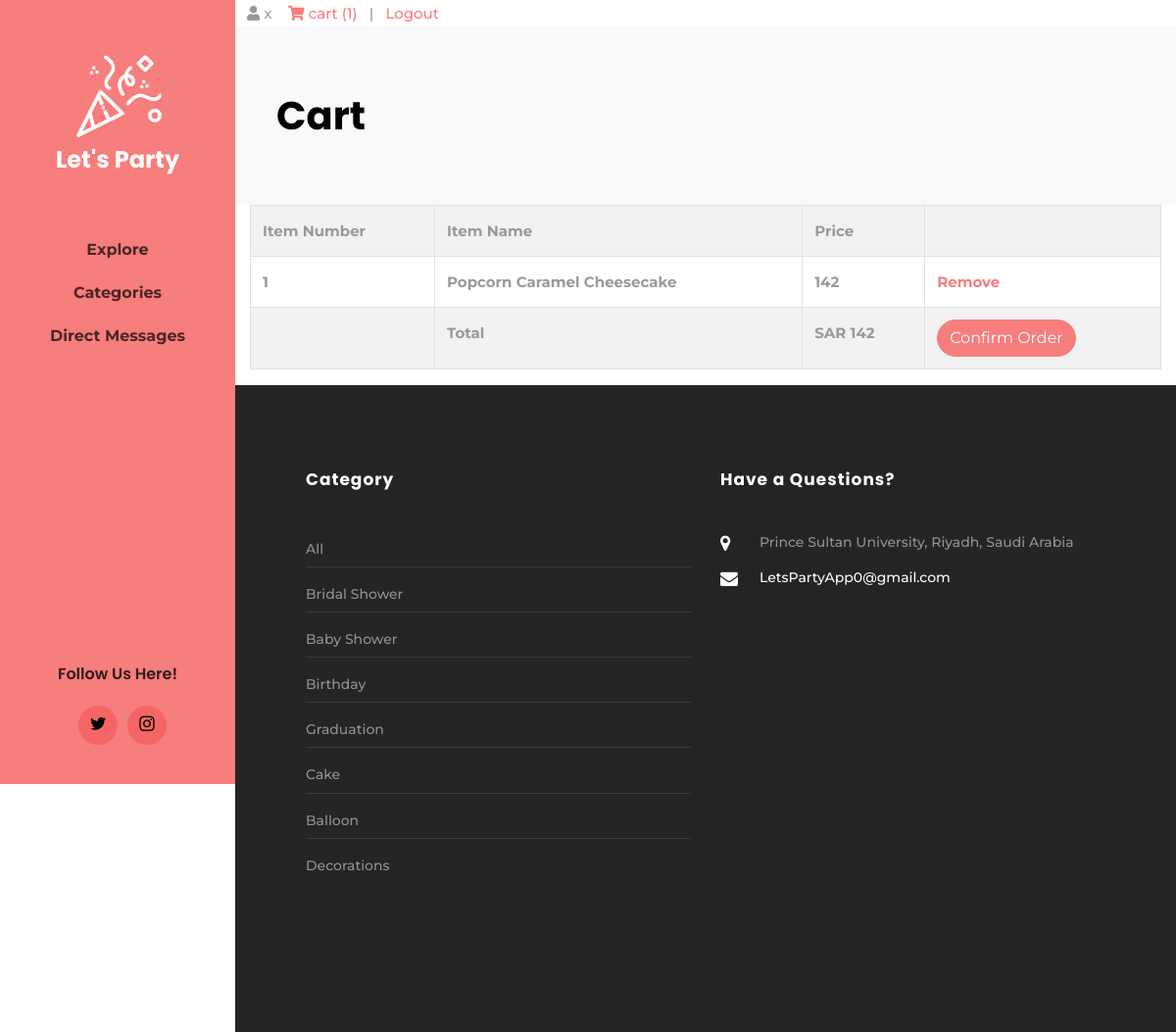
/UI/cart.php (signed in), run on an earlier commit of the app's database.
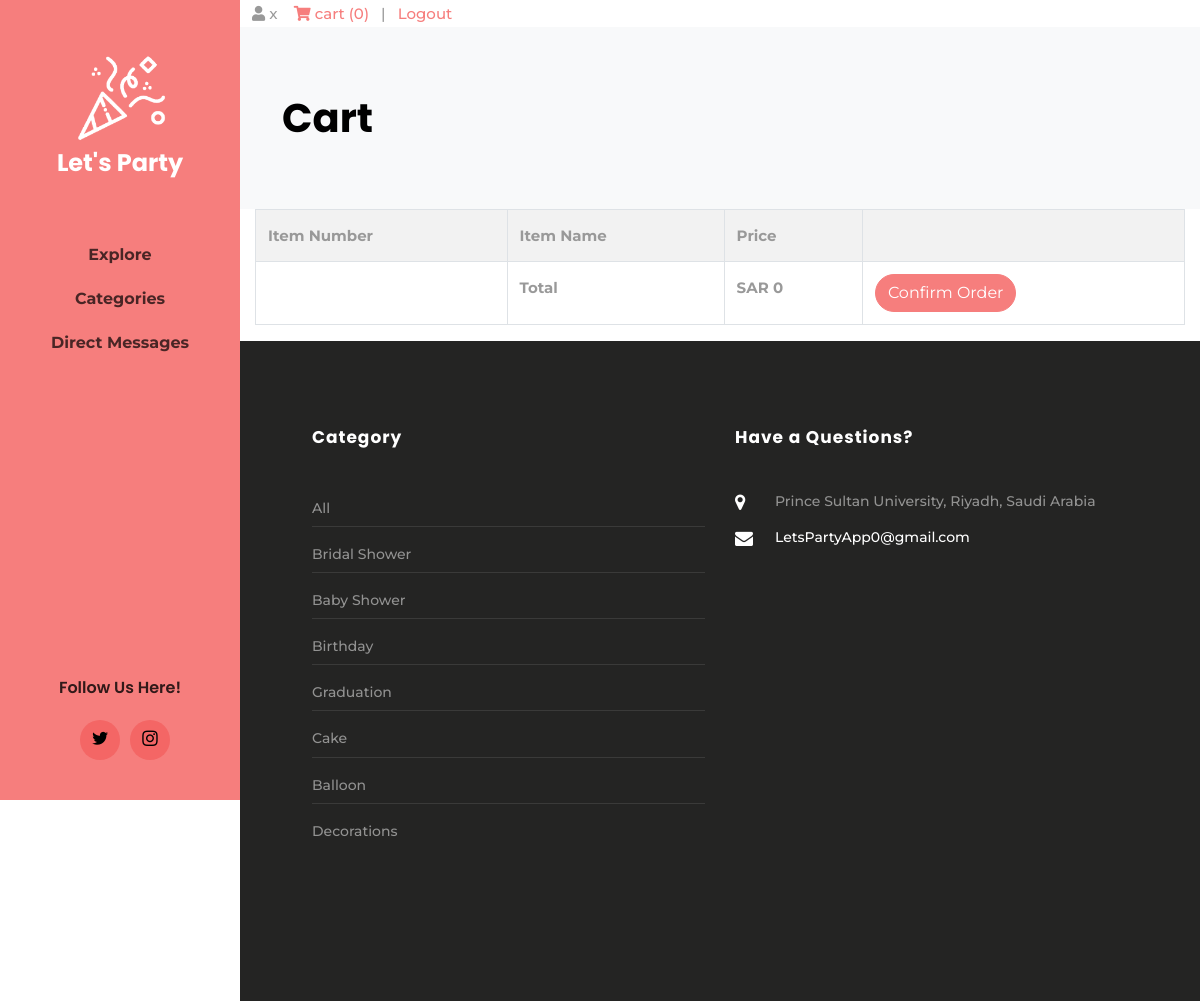
And on a later commit of the database.
### tables this page shows
CREATE TABLE `items` (
  `id` int(11) NOT NULL,
  `name` varchar(255) NOT NULL,
  `price` int(11) NOT NULL,
  `sp_id` int(11) NOT NULL
);

### UI/cart.php (the view, shortened to what this page needs)
<!DOCTYPE html>
<html lang="en">
	<head>
		<?php include 'Head.php';?>
	</head>
  <body>
	<div id="colorlib-page">
    <?php include 'SideNav.php';?>
		<div id="colorlib-main">
    <?php include 'auth.php';?>
    <?php
    require 'connection.php';
    $user_id=$_SESSION['userID'];
    $user_products_query="select it.id,it.name,it.price from users_items ut inner join items it on it.id=ut.item_id where ut.user_id='$user_id' and status='Added to cart'";
    $user_products_result=mysqli_query($con,$user_products_query) or die(mysqli_error($con));
    $no_of_user_products= mysqli_num_rows($user_products_result);
    $sum=0;
    if($no_of_user_products==0){
    ?>
        <script>
        window.alert("No items in the cart!!");
        </script>
    <?php
    }else{
        while($row=mysqli_fetch_array($user_products_result)){
            $sum=$sum+$row['price'];
       }
    }
?>
            <section class="ftco-section bg-light ftco-bread">
                <div class="container">
                    <div class="row no-gutters slider-text align-items-center">
                        <div class="col-md-9 ftco-animate">
                            <h1 class="mb-3 bread">Cart</h1>
                        </div>
                    </div>
                </div>
            </section>
            <section class="ftco-section-2">
                <div class="photograhy">
					<div class="container">
                <table class="table table-bordered table-striped">
                    <tbody>
                        <tr>
                            <th>Item Number</th><th>Item Name</th><th>Price</th><th></th>
                        </tr>
                       <?php
                        $user_products_result=mysqli_query($con,$user_products_query) or die(mysqli_error($con));
                        $counter=1;
                       while($row=mysqli_fetch_array($user_products_result)){
                         ?>
                        <tr>
                            <th><?php echo $counter ?></th><th><?php echo $row['name']?></th><th><?php echo $row['price']?></th>
                            <th><a href='cart_remove.php?id=<?php echo $row['id'] ?>'>Remove</a></th>
                        </tr>
                       <?php $counter=$counter+1;}?>
                        <tr>
                            <th></th><th>Total</th><th>SAR <?php echo $sum;?></th><th><a href="success.php?id=<?php echo $user_id?>" class="btn btn-primary">Confirm Order</a></th>
                        </tr>
                    </tbody>
                </table>
            </div>
                </div>
            </section>
			<?php include 'Footer.php';?>
		</div>
	</div>
  </body>
</html>

### UI/Head.php (shortened to what this page needs)
<link rel="stylesheet" href="css/open-iconic-bootstrap.min.css">
<link rel="stylesheet" href="css/animate.css">
<link rel="stylesheet" href="css/owl.carousel.min.css">
<link rel="stylesheet" href="css/owl.theme.default.min.css">
<link rel="stylesheet" href="css/magnific-popup.css">
<link rel="stylesheet" href="css/aos.css">
<link rel="stylesheet" href="css/ionicons.min.css">
<link rel="stylesheet" href="css/bootstrap-datepicker.css">
<link rel="stylesheet" href="css/jquery.timepicker.css">
<link rel="stylesheet" href="css/flaticon.css">
<link rel="stylesheet" href="css/icomoon.css">
<link rel="stylesheet" href="css/style.css">
<link rel="stylesheet" href="https://cdnjs.cloudflare.com/ajax/libs/font-awesome/5.11.2/css/all.css">

### UI/SideNav.php (shortened to what this page needs)
<aside id="colorlib-aside" role="complementary" class="js-fullheight text-center">
	<img src="images/white-logo.png" width="100" height="100">
	<h1 id="colorlib-logo" style = "color: white">Let's Party</h1>
	<nav id="colorlib-main-menu" role="navigation">
		<ul>
			<li><a href="Index.php">Explore</a></li>
			<li><a href="Categories.php">Categories</a></li>
			<li><a href="#">Direct Messages</a></li>
		</ul>
	</nav>
	<div class="colorlib-footer">
		<h3>Follow Us Here!</h3>
		<div class="d-flex justify-content-center">
			<ul class="d-flex align-items-center">
				<li class="d-flex align-items-center jusitfy-content-center"><a href="https://twitter.com/login?lang=en" target="_blank" ><i class="icon-twitter"></i></a></li>
				<li class="d-flex align-items-center jusitfy-content-center"><a href="https://www.instagram.com/" target="_blank" ><i class="icon-instagram"></i></a></li>
			</ul>
		</div>
	</div>
</aside>

### UI/auth.php (shortened to what this page needs)
<?php
	include ("connection.php");
			if(@$_SESSION['userID']==""){
				echo"&nbsp<a href='login.php'>Log In</a>";
			}
			else{
				$user=$_SESSION['username'];
				$user_id=$_SESSION['userID'];
		$user_products_query="select id from users_items where user_id='$user_id' and status='Added to cart'";
		$user_products_result=mysqli_query($con,$user_products_query) or die(mysqli_error($con));
        $no_of_products= mysqli_num_rows($user_products_result);
				echo "<div>&nbsp&nbsp&nbsp<i class='fas fa-user'></i> $user &nbsp&nbsp&nbsp<a href='cart.php'><i class='fas fa-shopping-cart'></i> cart ($no_of_products)</a> &nbsp&nbsp|&nbsp&nbsp <a href='logout.php'>Logout</a><div>";
	}
?>

### UI/Footer.php
<footer class="ftco-footer ftco-bg-dark ftco-section">
	<div class="container px-md-5">
		<div class="row mb-5">
			<div class="col-md">
			<div class="ftco-footer-widget mb-4 ml-md-4">
				<h2 class="ftco-heading-2">Category</h2>
				<ul class="list-unstyled categories">
				<li><a href="AllPictures.php">All</a></li>
				<li><a href="BridalShower.php">Bridal Shower</a></li>
				<li><a href="BabyShower.php">Baby Shower</a></li>
				<li><a href="BirthdayShower.php">Birthday</a></li>
				<li><a href="Graduation.php">Graduation</a></li>
				<li><a href="Cake.php">Cake</a></li>
				<li><a href="Balloon.php">Balloon</a></li>
				<li><a href="Decorations.php">Decorations</a></li>
				</ul>
			</div>
			</div>
			<div class="col-md">
			<div class="ftco-footer-widget mb-4">
				<h2 class="ftco-heading-2">Have a Questions?</h2>
				<div class="block-23 mb-3">
					<ul>
					<li><span class="icon icon-map-marker"></span><span class="text">Prince Sultan University, Riyadh, Saudi Arabia</span></li>
					<li><a href="#"><span class="icon icon-envelope"></span><span class="text">LetsPartyApp0@gmail.com</span></a></li>
					</ul>
				</div>
			</div>
			</div>
		</div>
		<div class="row">
			<div class="col-md-12">
			</div>
		</div>
	</div>
</footer>

### UI/css/icomoon.css (style rules this page uses)
[class^="icon-"], [class*=" icon-"] { font-family: 'icomoon' !important; speak: none; font-style: normal; font-weight: normal; font-variant: normal; text-transform: none; line-height: 1; -webkit-font-smoothing: antialiased; -moz-osx-font-smoothing: grayscale; }
.icon-map-marker:before { content: "\f041"; }
.icon-twitter:before { content: "\f099"; }
.icon-envelope:before { content: "\f0e0"; }
.icon-instagram:before { content: "\f16d"; }

What changed in the data, as far as the page shows it:
no longer on this page (row edited): items: name "Popcorn Caramel Cheesecake", price "142"
Also different on the page:
$no_of_products: "1" → "0"
$sum: "142" → "0"
